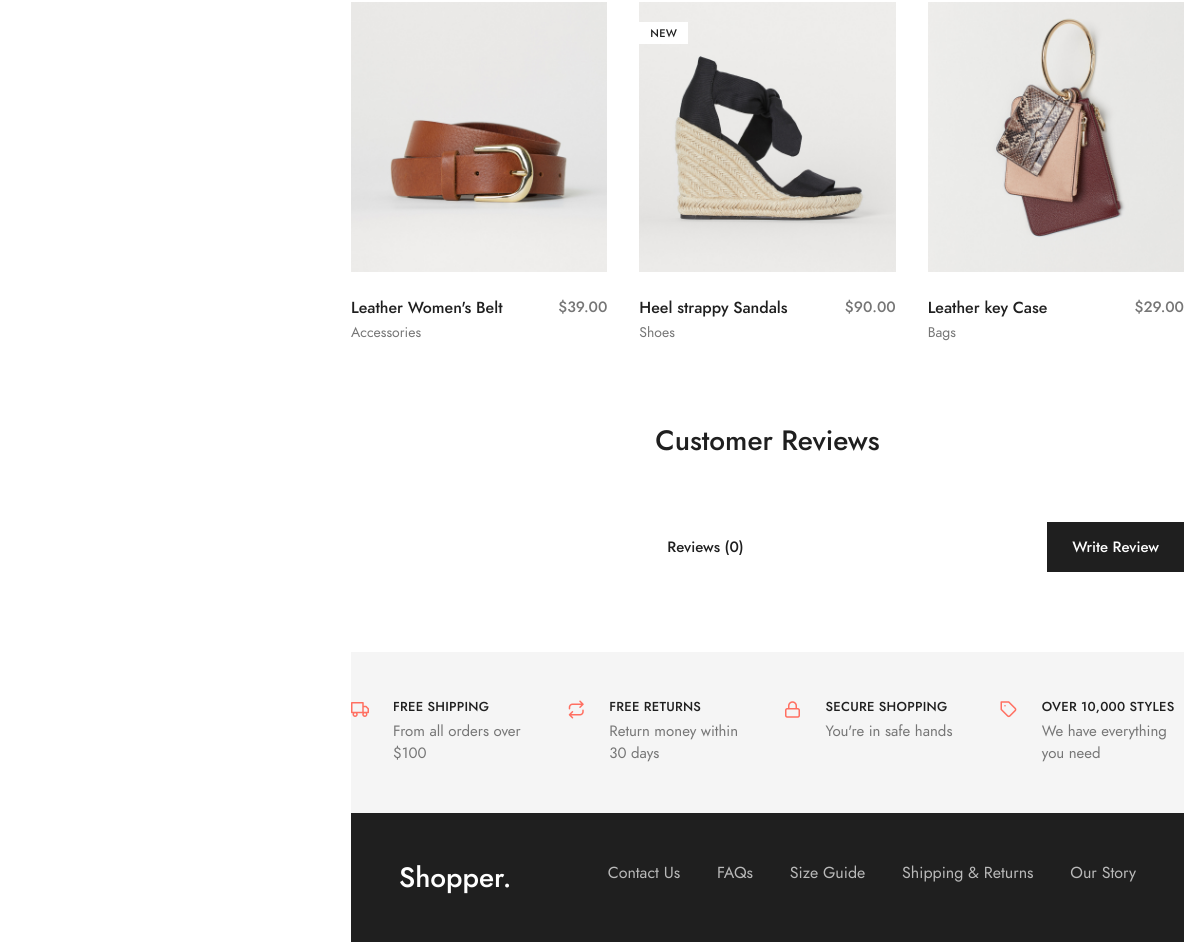
Before: /product/1 (lower part) with the older database file.
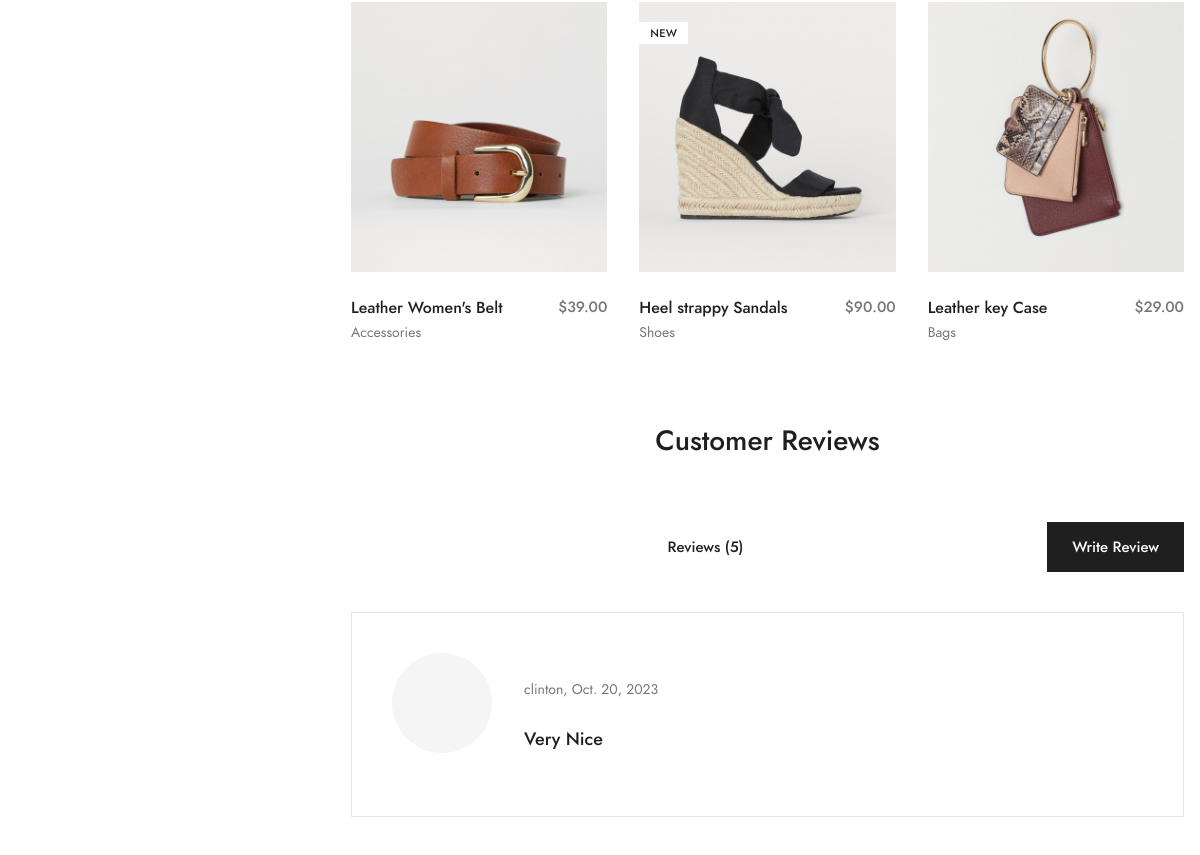
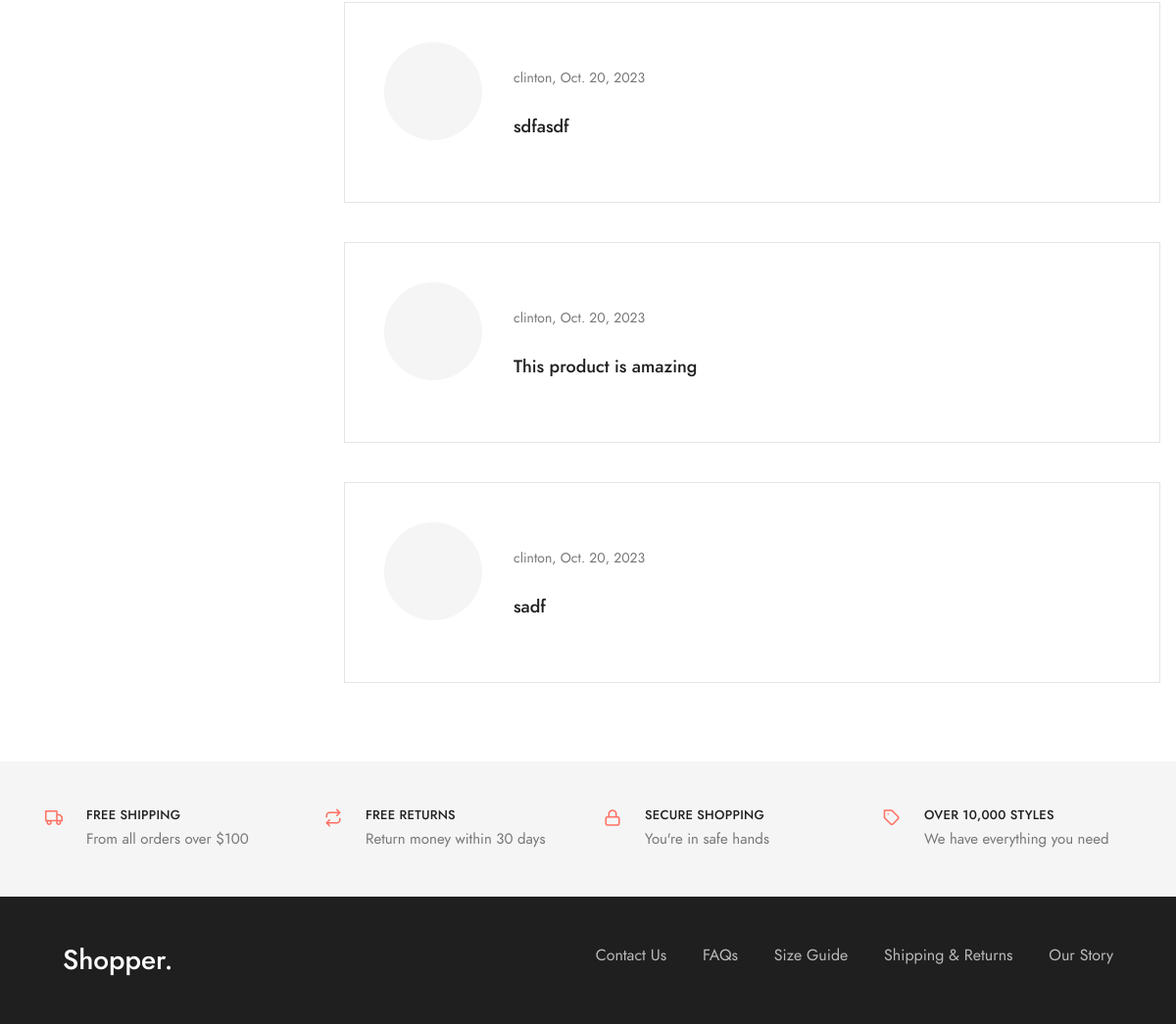
After: the same page with the newer database file (2 pictures, top to bottom).
### base/models.py (models this page shows, shortened)
class Review(models.Model):
    title = models.CharField(max_length=50)
    review = models.TextField(max_length=500)
    rating = models.IntegerField(default=5)
    user = models.ForeignKey(User, on_delete=models.CASCADE)
    product = models.ForeignKey(Product, on_delete=models.CASCADE)
    date = models.DateField(auto_created=True, auto_now_add=True)

### base/views.py (the view)
# urls.py: path("product/<int:pk>", views.product, name="product"),
def product(request, pk):
    product = get_object_or_404(Product, id=pk)
    revie = product.review_set.all()
    reviews = product.review_set.all()[:4]
    context = {
        "product": product,
        "reviews": reviews,
        "len": len(revie),
    }
    return render(request, "product.html", context)

### base/models.py (called while the page is built)
    def __str__(self):
        return f"{self.name}"

### base/templates/product.html (shortened to what this page needs)
{% extends 'master.html' %}
{% block content %}
{% load static %}
  <section class="pt-11">
    <div class="container">
      <div class="row">
        <div class="col-12">
          <div class="row">
            <div class="col-6 col-sm-6 col-md-4">
              <div class="card mb-7 mb-md-0">
                <img class="card-img-top" src="assets/img/products/product-80.jpg" alt="...">
                <div class="card-body px-0 pb-0 bg-white">
                  <div class="row gx-0">
                    <div class="col">
                      <a class="d-block fw-bold text-body" href="{% url 'product' product.id %}">
                        Leather Women's Belt
                      </a>
                      <a class="fs-xs text-muted" href="{% url 'home' %}">
                        Accessories
                      </a>
                    </div>
                    <div class="col-auto">
                      <div class="fs-sm fw-bold text-muted">
                        $39.00
                      </div>
                    </div>
                  </div>
                </div>
              </div>
            </div>
            <div class="col-6 col-sm-6 col-md-4">
              <div class="card mb-7 mb-md-0">
                <div class="badge bg-white text-body card-badge card-badge-start text-uppercase">
                  New
                </div>
                <img class="card-img-top" src="assets/img/products/product-86.jpg" alt="...">
                <div class="card-body px-0 pb-0 bg-white">
                  <div class="row gx-0">
                    <div class="col">
                      <a class="d-block fw-bold text-body" href="{% url 'product' product.id %}">
                        Heel strappy Sandals
                      </a>
                      <a class="fs-xs text-muted" href="{% url 'home' %}">
                        Shoes
                      </a>
                    </div>
                    <div class="col-auto">
                      <div class="fs-sm fw-bold text-muted">
                        $90.00
                      </div>
                    </div>
                  </div>
                </div>
              </div>
            </div>
            <div class="col-6 col-sm-6 col-md-4">
              <div class="card mb-0">
                <img class="card-img-top" src="assets/img/products/product-85.jpg" alt="...">
                <div class="card-body px-0 pb-0 bg-white">
                  <div class="row gx-0">
                    <div class="col">
                      <a class="d-block fw-bold text-body" href="{% url 'product' product.id %}">
                        Leather key Case
                      </a>
                      <a class="fs-xs text-muted" href="wishlist">
                        Bags
                      </a>
                    </div>
                    <div class="col-auto">
                      <div class="fs-sm fw-bold text-muted">
                        $29.00
                      </div>
                    </div>
                  </div>
                </div>
              </div>
            </div>
          </div>
        </div>
      </div>
    </div>
  </section>
  <section class="py-11" id="reviews">
    <div class="container">
      <div class="row">
        <div class="col-12">
          <h4 class="mb-10 text-center">Customer Reviews</h4>
          <div class="row align-items-center">
            <div class="col-12 col-md text-md-center">
              <strong class="fs-sm ms-2">Reviews ({{len}})</strong>
            </div>
            <div class="col-12 col-md-auto">
              <a class="btn btn-sm btn-dark" data-bs-toggle="collapse" href="#reviewForm">
                Write Review
              </a>
            </div>
          </div>
          {% for review in reviews %}
          <div class="mt-8">
            <div class="review">
              <div class="review-body">
                <div class="row">
                  <div class="col-12 col-md-auto">
                    <div class="avatar avatar-xxl mb-6 mb-md-0">
                      <span class="avatar-title rounded-circle">
                      </span>
                    </div>
                  </div>
                  <div class="col-12 col-md">
                    <div class="row mb-6">
                      <div class="col-12">
                      </div>
                      <div class="col-12">
                        <span class="fs-xs text-muted">
                          {{review.user}}, <time datetime="2019-07-25">{{review.date}}</time>
                        </span>
                      </div>
                    </div>
                    <p class="mb-2 fs-lg fw-bold">
                      {{review.title}}
                    </p>
                    </div>
                  </div>
                </div>
              </div>
            </div>
          </div>
          {% endfor %}
        </div>
      </div>
    </div>
  </section>
  <section class="bg-light py-9">
    <div class="container">
      <div class="row">
        <div class="col-12 col-md-6 col-lg-3">
          <div class="d-flex mb-6 mb-lg-0">
            <i class="fe fe-truck fs-lg text-primary"></i>
            <div class="ms-6">
              <h6 class="heading-xxs mb-1">
                Free shipping
              </h6>
              <p class="mb-0 fs-sm text-muted">
                From all orders over $100
              </p>
            </div>
          </div>
        </div>
        <div class="col-12 col-md-6 col-lg-3">
          <div class="d-flex mb-6 mb-lg-0">
            <i class="fe fe-repeat fs-lg text-primary"></i>
            <div class="ms-6">
              <h6 class="mb-1 heading-xxs">
                Free returns
              </h6>
              <p class="mb-0 fs-sm text-muted">
                Return money within 30 days
              </p>
            </div>
          </div>
        </div>
        <div class="col-12 col-md-6 col-lg-3">
          <div class="d-flex mb-6 mb-md-0">
            <i class="fe fe-lock fs-lg text-primary"></i>
            <div class="ms-6">
              <h6 class="mb-1 heading-xxs">
                Secure shopping
              </h6>
              <p class="mb-0 fs-sm text-muted">
                You're in safe hands
              </p>
            </div>
          </div>
        </div>
        <div class="col-12 col-md-6 col-lg-3">
          <div class="d-flex">
            <i class="fe fe-tag fs-lg text-primary"></i>
            <div class="ms-6">
              <h6 class="mb-1 heading-xxs">
                Over 10,000 Styles
              </h6>
              <p class="mb-0 fs-sm text-muted">
                We have everything you need
              </p>
            </div>
          </div>
        </div>
      </div>
    </div>
  </section>
{% endblock content %}

### base/templates/master.html (shortened to what this page needs)
{% load static %}
<!doctype html>
<html lang="en">
  <head>
    <link rel="stylesheet" href="{% static 'css/libs.bundle.css' %}">
    <link rel="stylesheet" href="{% static 'css/theme.bundle.css' %}">
  </head>
  <body>
    <div class="container-fluid">
      <div class="row gx-0">
        <div class="col-12 col-lg-auto">
        </div>
        <div class="col-12 col-lg">
          {% block content %}{% endblock content %}
          <footer class="p-9 bg-dark ">
            <div class="container-fluid">
              <div class="row">
                <div class="col">
                  <h4 class="mb-7 mb-xl-0 text-white">Shopper.</h4>
                </div>
                <div class="col-auto">
                  <ul class="list-inline mb-0">
                    <li class="list-inline-item me-xl-7">
                      <a class="text-gray-300" href="contact-us.html">Contact Us</a>
                    </li>
                    <li class="list-inline-item me-xl-7">
                      <a class="text-gray-300" href="faq.html">FAQs</a>
                    </li>
                    <li class="list-inline-item me-xl-7">
                      <a class="text-gray-300" data-bs-toggle="modal" href="#modalSizeChart">Size Guide</a>
                    </li>
                    <li class="list-inline-item me-xl-7">
                      <a class="text-gray-300" href="shipping-and-returns.html">Shipping & Returns</a>
                    </li>
                    <li class="list-inline-item">
                      <a class="text-gray-300" href="about.html">Our Story</a>
                    </li>
                  </ul>
                </div>
              </div>
            </div>
          </footer>
        </div>
      </div>
    </div>
  </body>
</html>

Changed rows visible on the page:
added Review: user "clinton", date "Oct. 20, 2023", title "Very Nice"
added Review: user "clinton", date "Oct. 20, 2023", title "sdfasdf"
added Review: user "clinton", date "Oct. 20, 2023", title "This product is amazing"
added Review: user "clinton", date "Oct. 20, 2023", title "sadf"
Other visible differences:
{{ len }}: "0" → "5"
